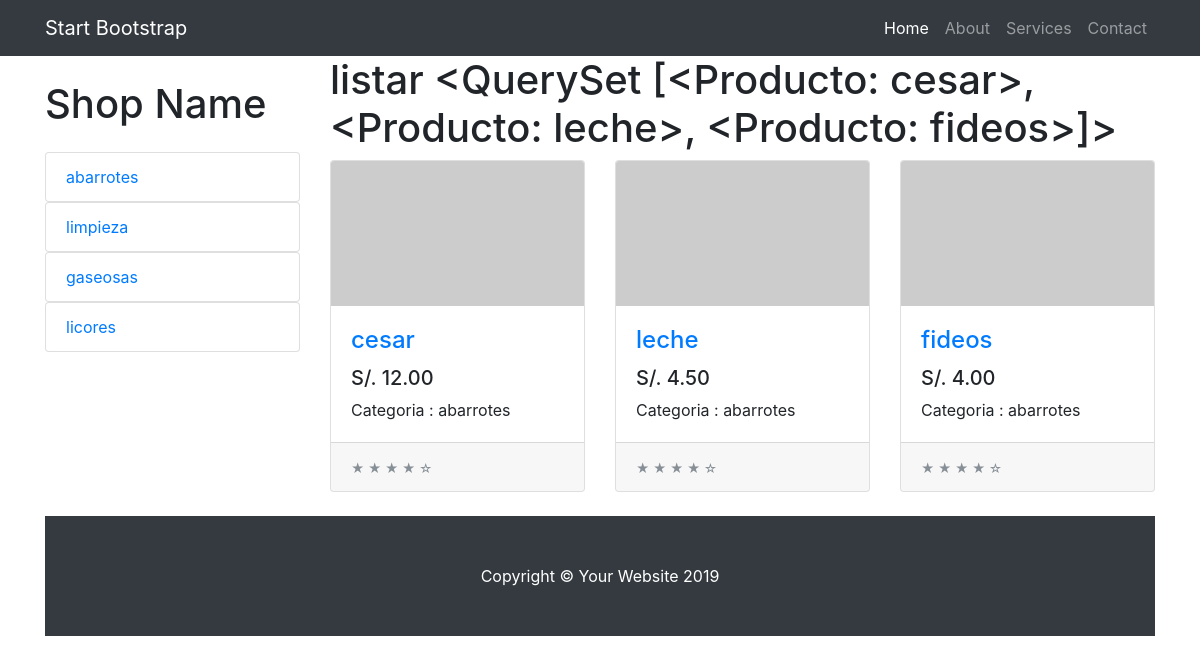
/tienda/categoria/1, run on the app's committed database.
### tienda/models.py (models this page shows, shortened)
class Categoria(models.Model):
    nombre = models.CharField(max_length=200)
    pub_date = models.DateTimeField('fecha de registro',auto_now=True)

class Producto(models.Model):
    categoria = models.ForeignKey(Categoria,on_delete=models.CASCADE)
    nombre = models.CharField(max_length=200)
    precio = models.DecimalField(max_digits=6,decimal_places=2)
    stock = models.IntegerField(default=0)
    pub_date = models.DateTimeField('date published')
    def __str__(self):
        return self.nombre

### tienda/views.py (the view)
# urls.py: path('categoria/<int:categoria_id>', views.categoria, name="categoria"),
def categoria(request , categoria_id):
    category_list = Categoria.objects.all()
    productos = Producto.objects.filter(categoria = categoria_id)
    return render(request , 'listar.html' , {'productos': productos ,'category_list':category_list})

### tienda/templates/listar.html
{% extends "layout.html" %}
{%block content%}
<div class="">
    <h1>listar {{productos}}</h1>
    <div class="row">
        {%for prod in productos %}
        <div class="col-lg-4 col-md-6 mb-4">
          <div class="card h-100">
            <a href="{% url 'tienda:producto' prod.id %}"><img class="card-img-top" src="http://placehold.it/700x400" alt=""></a>
            <div class="card-body">
              <h4 class="card-title">
                <a href="{% url 'tienda:producto' prod.id %}">{{prod.nombre}}</a>
              </h4>
              <h5>S/. {{prod.precio}}</h5>
              <p class="card-text">Categoria : {{ prod.categoria.nombre}}</p>
            </div>
            <div class="card-footer">
              <small class="text-muted">&#9733; &#9733; &#9733; &#9733; &#9734;</small>
            </div>
          </div>
        </div>
        {% endfor%}
</div>
{% endblock %}

### tienda/templates/layout.html (shortened to what this page needs)
{% load static %}
<!DOCTYPE html>
<html lang="en">
  <head>
    <link href="{% static 'vendor/bootstrap/css/bootstrap.min.css' %}" rel="stylesheet">
    <link href="{% static 'css/shop.css' %}" rel="stylesheet ">
  </head>
  <body>
    <nav class="navbar navbar-expand-lg navbar-dark bg-dark fixed-top">
      <div class="container">
        <a class="navbar-brand" href="#">Start Bootstrap</a>
        <div class="collapse navbar-collapse" id="navbarResponsive">
          <ul class="navbar-nav ml-auto">
            <li class="nav-item active">
              <a class="nav-link" href="#">Home
              </a>
            </li>
            <li class="nav-item">
              <a class="nav-link" href="#">About</a>
            </li>
            <li class="nav-item">
              <a class="nav-link" href="#">Services</a>
            </li>
            <li class="nav-item">
              <a class="nav-link" href="#">Contact</a>
            </li>
          </ul>
        </div>
      </div>
    </nav>
    <div class="container">
      <div class="row">
        <div class="col-lg-3">
          <h1 class="my-4">Shop Name</h1>
          {% for cat in category_list %}
          <div class="list-group">
            <a href="{% url 'tienda:categoria' cat.id %}" class="list-group-item">{{cat.nombre}}</a>
          </div>
          {% endfor %}
        </div>
        <div class="col-lg-9">
            {% block content %}{% endblock %}
        </div>
      </div>
    </div>
    <footer class="py-5 bg-dark">
      <div class="container">
        <p class="m-0 text-center text-white">Copyright &copy; Your Website 2019</p>
      </div>
    </footer>
  </body>
</html>

### tienda/static/css/shop.css (style rules this page uses)
body { padding-top: 54px; }
@media (min-width: 992px) { body { padding-top: 56px; } }

### data on the page
Categoria: nombre "abarrotes"
Categoria: nombre "limpieza"
Categoria: nombre "gaseosas"
Categoria: nombre "licores"
Producto: nombre.nombre "<QuerySet [<Producto: cesar>, <Producto: leche>, <Producto: fideos>]>", nombre "cesar", precio "12.00", categoria.nombre "abarrotes"
Producto: nombre "leche", precio "4.50", categoria.nombre "abarrotes"
Producto: nombre "fideos", precio "4.00", categoria.nombre "abarrotes"
